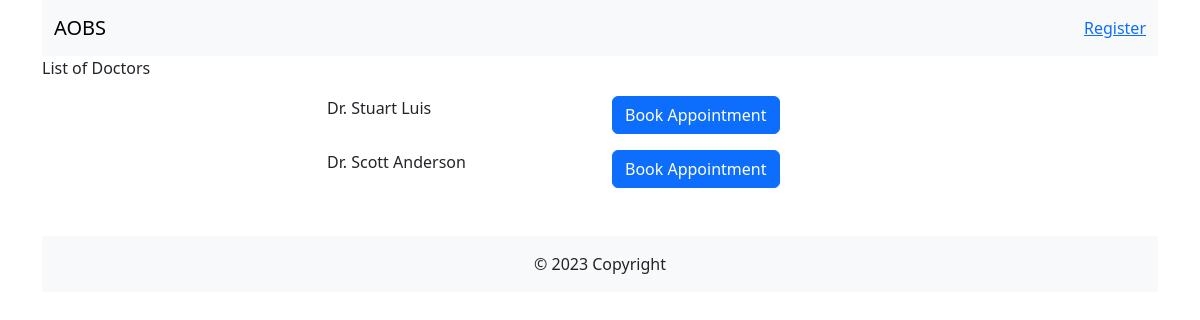
The page /appointment/doctors/ on the database as committed earlier.
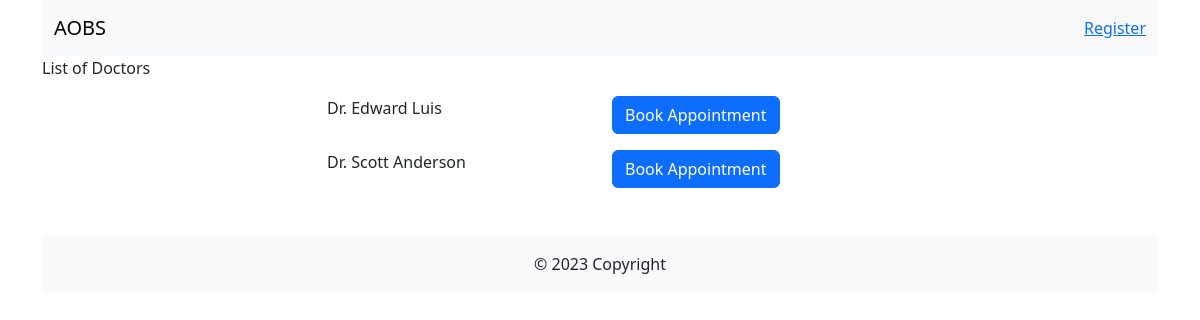
The same page on the database as committed later.
### users_app/models.py (models this page shows, shortened)
class Doctor(models.Model):
    user = models.OneToOneField(User, on_delete=models.CASCADE)
    type = models.ForeignKey(DoctorType, on_delete=models.PROTECT)
    licence_valid = models.BooleanField(blank=False)
    dob = models.DateField(blank=False)
    home_address = models.CharField(max_length=256, blank=False)
    home_phone = models.CharField(max_length=20, blank=False)

### appointments_app/views.py (the view)
# urls.py: path('doctors/', views.doctor_list_view, name='doctor_list_view'),
def doctor_list_view(request):
    query_set = Doctor.objects.only('user')
    return render(
        request, "list_doctors.html",
        context={'doctors_list': query_set}
    )

### appointments_app/templates/list_doctors.html (shortened to what this page needs)
{% extends "./base.html" %}
{% block nav %}
{% include "./nav_patient.html" %}
{% endblock %}
{% block content %}
<div class="row">
    <p2> List of Doctors </p2>
</div>
    {% for doctor in doctors_list %}
    <div class="row mt-3">
        <div class="col">
        </div>
        <div class="col">
            Dr. {{ doctor.user.first_name }} {{ doctor.user.last_name }}
        </div>
        <div class="col">
            <button type="button" class="btn btn-primary" onclick="onClick('{{ doctor.pk }}', this)">Book Appointment</button>
        </div>
        <div class="col">
        </div>
    </div>
    {% endfor %}
{% endblock %}

Rows that differ between the two databases and show on the page:
changed Doctor "Luis": user.first_name "Stuart" → "Edward"
